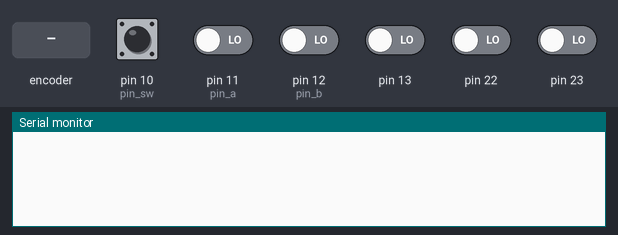
Recording of a sketch running on a simulated Arduino Uno, built with avr-gcc and run on an emulated ATmega328P. On the bench: the last lines printed to the serial monitor. The test bench sets the inputs (shaded band); at power-on: pin 10 (pin_sw) HIGH, pin 11 (pin_a), pin 12 (pin_b), pin 13, pin 22, pin 23 LOW.

Above: at 1.2 s.
1.3 s: rotary encoder on pin 11 (pin_a) / pin 12 (pin_b) turned 3 steps (first pin leading)
At 3.0 s:
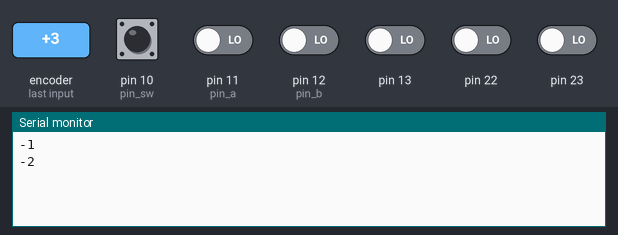
3.4 s: pin 10 (pin_sw) pulled LOW for 0.15 s
At 4.6 s:
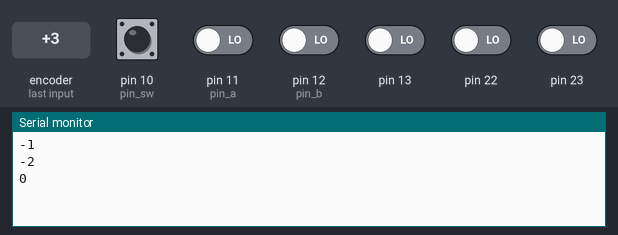
5.0 s: rotary encoder on pin 11 (pin_a) / pin 12 (pin_b) turned 3 steps (first pin leading)
At 5.9 s:
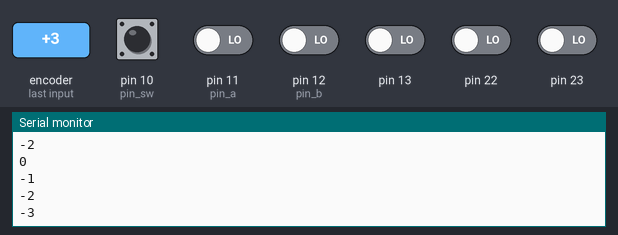
Timing chart, 0 to 8.0 s (numbered marks = the images above; inputs shaded):
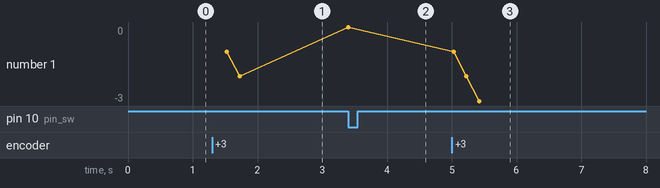

The sketch:

rotary_encoder.ino
```cpp
/*
 * Author: Clemens Valens (www.polyvalens.com)
 * Book: Mastering Microcontrollers Helped By Arduino
 * WWW: www.elektor.com/arduinobook
 * ISBN: 978-1-907920-23-3
 *
 * rotary encoder
 */

int pin_gnd = 8;
int pin_vcc = 9;
int pin_sw = 10;
int pin_a = 11;
int pin_b = 12;
int state = 0;
int state_sub = 0;
volatile int counter = 0;
volatile boolean flag = false;

void encoder_read(void)
{
  uint8_t pin_states = PINB & PCMSK0;

  // Push button press.
  if ((pin_states&0x04)==0)
  {
    counter = 0;
    flag = true;
  }

  pin_states = (pin_states>>3)&0x03;

  // state is now 0, 1, 2 or 3.

  if (pin_states!=state)
  {
    // Exor the old & new states to determine the rotation direction.
    int inc = ((pin_states>>1)^state)&0x01;
    if (inc==0) inc = -1;
    state = pin_states;

    // Reset on change of direction.
    if ((inc<0 && state_sub>0) || (inc>0 && state_sub<0)) state_sub = 0;

    state_sub += inc;
    if (state_sub<=-4 || state_sub>=4)
    {
      state_sub -= (inc<<2);
      counter += inc;
      flag = true;
    }
  }
}

ISR(TIMER2_COMPA_vect)
{
  bitClear(TIMSK2,OCIE2A); // Disable timer2 interrupts.
  encoder_read();
  bitSet(PCIFR,PCIF0); // Clear pending interrupts.
  bitSet(PCICR,PCIE0); // Enable PCINT0-7.
}

ISR(PCINT0_vect)
{
  bitClear(PCICR,PCIE0); // Disable PCINT0-7.
  bitSet(TCCR2A,WGM21); // CTC mode.
  bitSet(TCCR2B,CS20);
  bitSet(TCCR2B,CS22); // Clk div by 128.
  OCR2A = 250; // 2 ms.
  TCNT2 = 0; // Clear counter.
  bitSet(TIFR2,OCF2A);
  bitSet(TIMSK2,OCIE2A);
}

void setup(void)
{
  Serial.begin(115200);
  pinMode(pin_gnd,OUTPUT);
  digitalWrite(pin_gnd,LOW);
  pinMode(pin_vcc,OUTPUT);
  digitalWrite(pin_vcc,HIGH);
  pinMode(pin_sw,INPUT_PULLUP);
  pinMode(pin_a,INPUT);
  pinMode(pin_b,INPUT);
  state = 0;
  state_sub = 0;
  counter = 0;
  flag = false;
  PCMSK0 = 0x1c;
  bitSet(PCIFR,PCIF0); // Clear pending interrupts.
  bitSet(PCICR,PCIE0); // Enable PCINT0-7.
}

void loop(void)
{
  if (flag==true)
  {
    Serial.println(counter);
    flag = false;
  }
}
```

Measured:
- after the input at 1.3 s, the serial monitor: prints a new line after 0.23 s (image 1)
- after the input at 3.4 s, the serial monitor: prints a new line at once (image 2)
- after the input at 5.0 s, the serial monitor: prints a new line at once (image 3)
- plotted number 1: -2 → 0 after the input at 3.4 s, 0 → -3 after the input at 5.0 s
